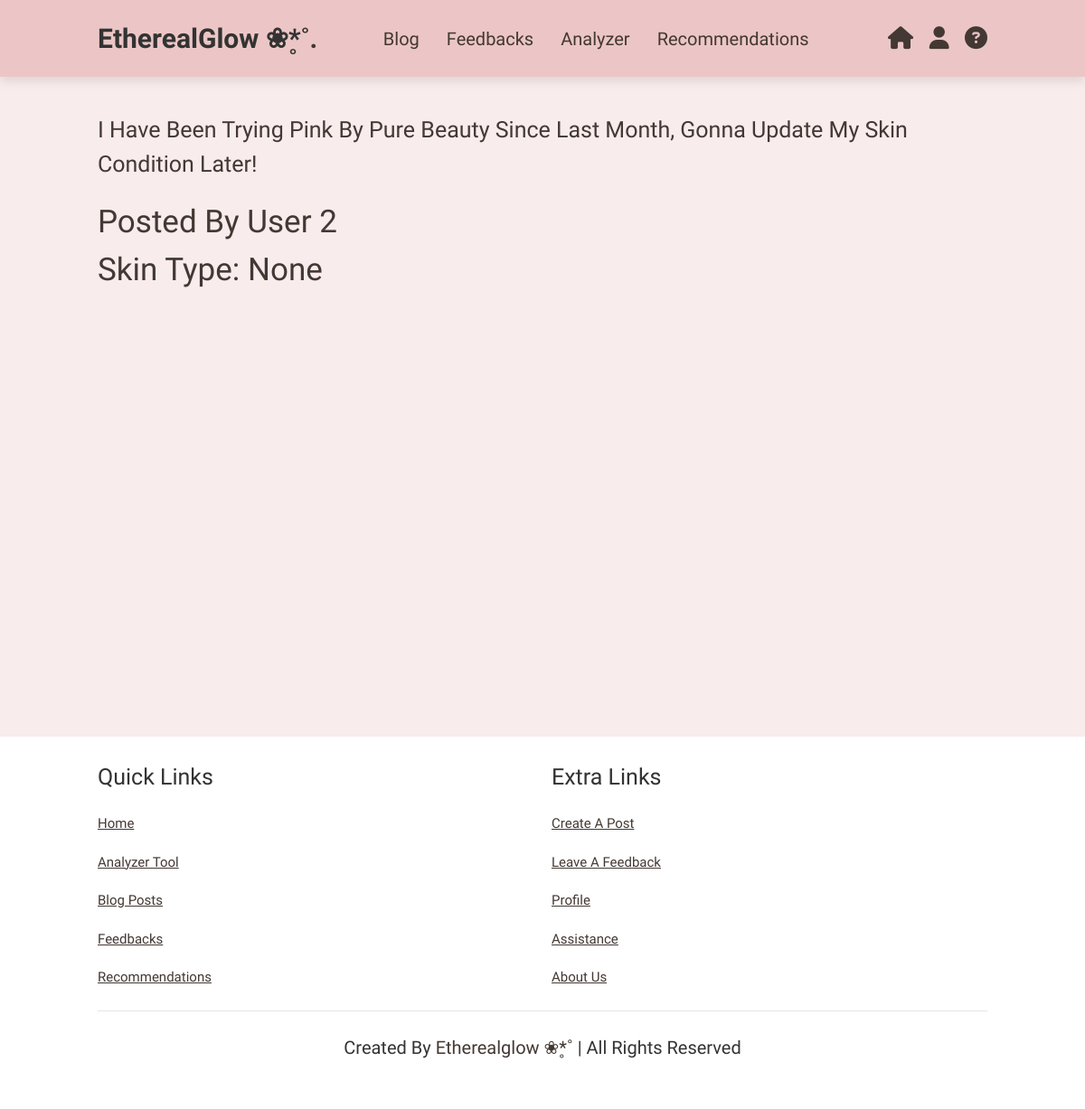
The page /post/2 on the database as committed earlier.
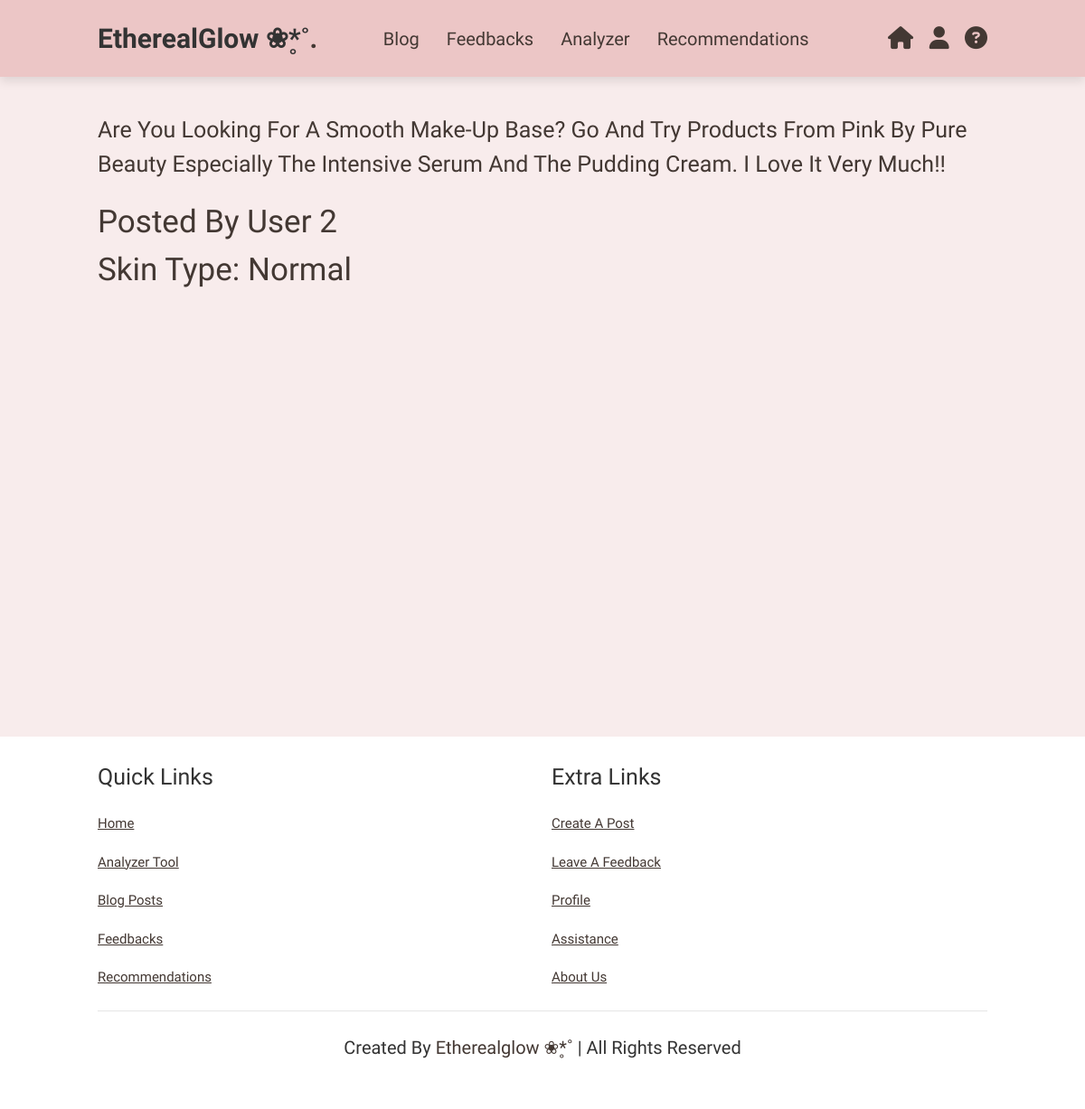
The same page on the database as committed later.
### website/models.py (models this page shows)
class Post(db.Model):
    id = db.Column(db.Integer, primary_key=True)
    text = db.Column(db.Text, nullable=False)
    date_created = db.Column(db.DateTime(timezone=True), default=func.now())
    author = db.Column(db.Integer, db.ForeignKey('user.id', ondelete="CASCADE"), nullable=False)
    comments = db.relationship('Comment', backref='post', passive_deletes=True)
    skintype = db.Column(db.Text, nullable=False)

### website/views.py (the view)
@views.route('/post/<int:post_id>')
def view_post(post_id):
    post = Post.query.get_or_404(post_id)
    return render_template('view-post.html', post=post)

### website/templates/view-post.html (shortened to what this page needs)
{% extends "base.html" %}
{% block content%}
<section class="postView">
    <div class="content">
        <p>{{ post.text }}</p>
        <span>Posted by user {{ post.author }}</span><br>
        <span>Skin Type: {{ post.skintype }}</span>
    </div>
</section>
{% endblock %}

Rows that differ between the two databases and show on the page:
changed Post: text "I Have Been Trying Pink By Pure Beauty Since Last Month, Gonna Update My Skin Condition Later!" → "Are You Looking For A Smooth Make-Up Base? Go And Try Products From Pink By Pure Beauty Especially The Intensive Serum And The Pudding Cream. I Love It Very Much!!"; skintype "None" → "Normal"
